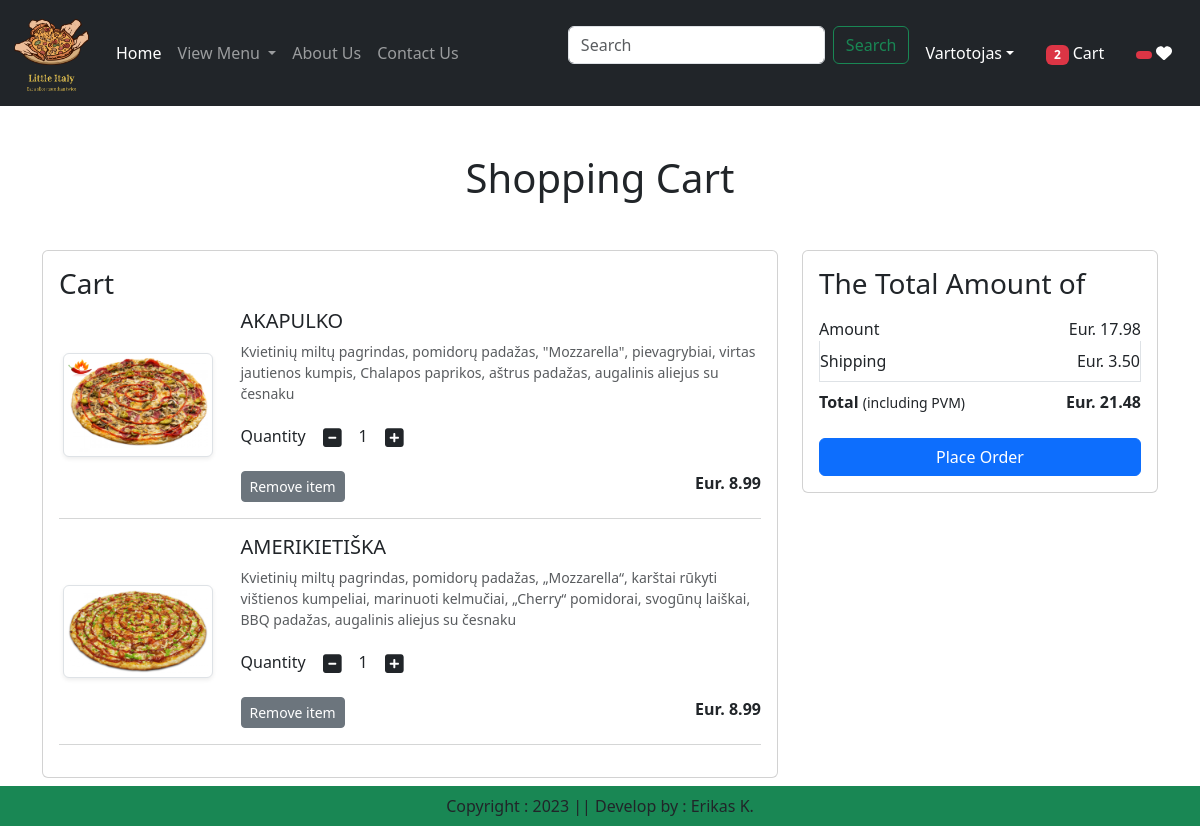
Page /cart/ (signed in) on the earlier database version.
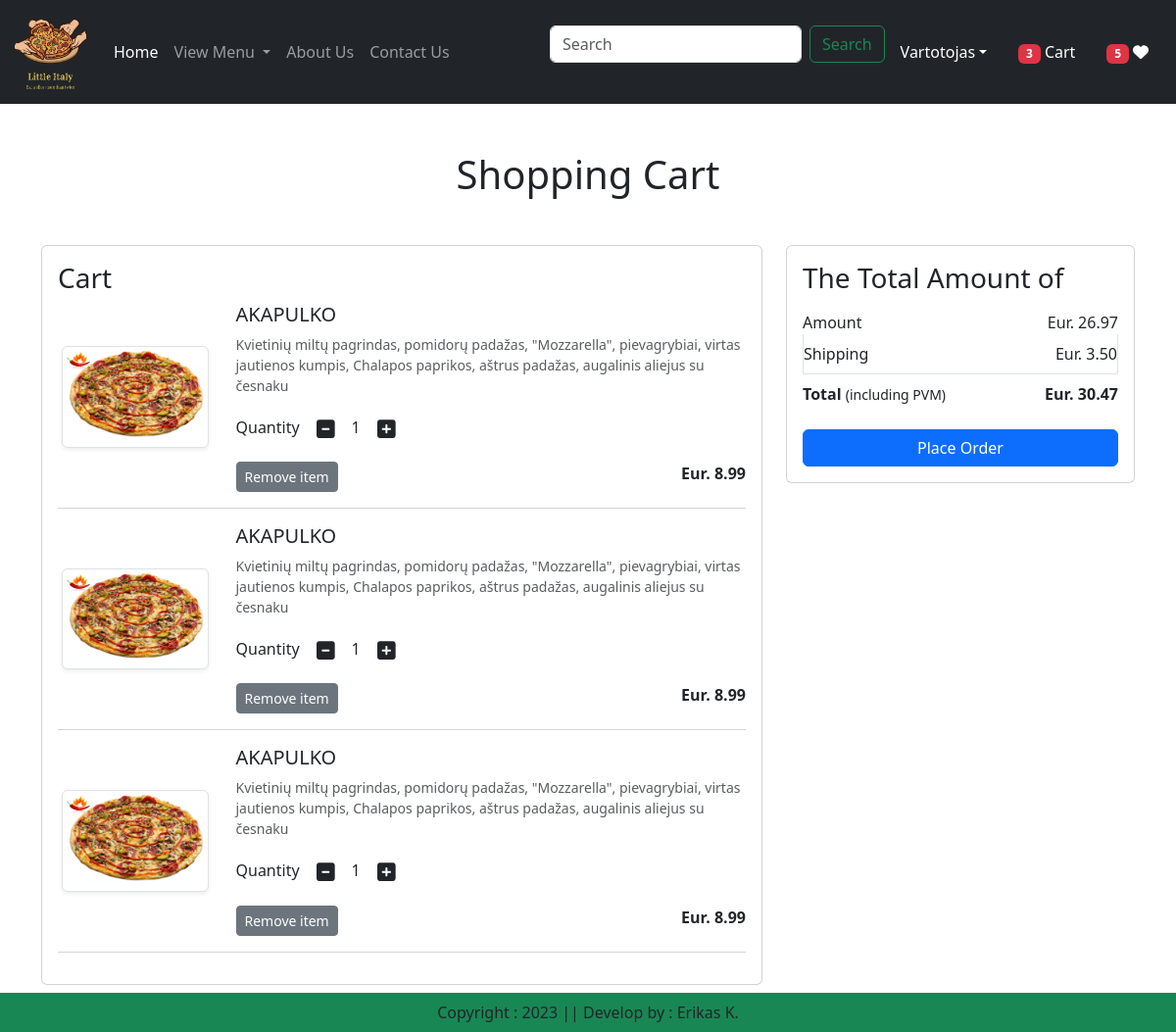
Same page on the later database version.
### app/models.py (models this page shows, shortened)
class Cart(models.Model):
    user = models.ForeignKey(User, on_delete=models.CASCADE)
    product = models.ForeignKey(Product, on_delete=models.CASCADE)
    quantity = models.PositiveIntegerField(default=1)

class Product(models.Model):
    title = models.CharField(max_length=100)
    selling_price = models.FloatField()
    discounted_price = models.FloatField(null=True)
    description = models.TextField()
    composition = models.TextField(default='')
    category = models.CharField(choices=CATEGORY_CHOICES, max_length=2)
    product_image = models.ImageField(upload_to='product')

### app/views.py (the view)
# urls.py: path('cart/', views.show_cart, name='showcart'),
def show_cart(request):
    user = request.user
    cart = Cart.objects.filter(user=user)
    amount = 0
    for p in cart:
        value = p.quantity * p.product.discounted_price
        amount = amount + value
    totalamount = amount + 3.50
    totalitem = 0
    wishitem = 0
    if request.user.is_authenticated:
        totalitem = len(Cart.objects.filter(user=request.user))
        wishitem = len(Wishlist.objects.filter(user=request.user))
    return render(request, 'app/addtocart.html', locals())

### app/templates/app/addtocart.html (shortened to what this page needs)
{% extends "app/base.html" %}
{% load static %}
{% block main-content %}
<div class="container my-5">
  <div class="row">
    {% if cart %}
    <h1 class="text-center mb-5">Shopping Cart</h1>
    <div class="col-sm-8">
      <div class="card">
        <div class="card-body">
          <h3>Cart</h3>
           {% for item in cart %}
          <div class="row">
            <div class="col-sm-3 text-center align-self-center"><img src="{{item.product.product_image.url}}"
                                                                     alt="{{item" srcset="" class="img-fluid img-thumbnail shadow-sm" height="150" width="150"> </div>
              <div class="col-sm-9">
                <div>
                  <h5>{{item.product.title}}</h5>
                  <p class="mb-2 text-muted small">{{item.product.description}}</p>
                  <div class="my-3">
                    <label for="quantity">Quantity</label>
                    <a class="minus-cart btn" pid={{item.product.id}}><i class="fas fa-minus-square fa-lg"></i></a>
                      <span id="quantity">{{item.quantity}}</span>
                    <a class="plus-cart btn" pid={{item.product.id}}><i class="fas fa-plus-square fa-lg"></i></a>
                  </div>
                  <div class="d-flex justify-content-between">
                    <a href="#" class="remove-cart btn btn-sm btn-secondary mr-3" pid={{item.product.id}}>Remove item</a>
                    <p class="mb-0"><span><strong>Eur. {{item.product.discounted_price}}</strong></span></p>
                  </div>
                </div>
              </div>
          </div>
          <hr class="text-muted">
            {% endfor %}
        </div>
      </div>
    </div>
    <div class="col-sm-4">
      <div class="card">
        <div class="card-body">
          <h3>The Total Amount of</h3>
          <ul class="list-group">
            <li class="list-group-item d-flex justify-content-between align-items-center border-0 px-0 pb-0">Amount<span id="amount">Eur. {{amount}}</span></li>
            <li class="list-group-item d-flex justify-content-between align-items-center px-0">Shipping <span>Eur. 3.50</span></li>
            <li class="list-group-item d-flex justify-content-between align-items-center border-0 px-0 mb-3">
              <div>
                <strong>Total</strong> <small>(including PVM)</small>
              </div>
              <span id="totalamount"><strong>Eur. {{totalamount}}</strong></span>
            </li>
          </ul>
          <div class="d-grid"><a href="{% url 'checkout' %}" class="btn btn-primary">Place Order</a></div>
        </div>
      </div>
    </div>
    {% else %}
      <h1 class="text-center mb-5">Cart is Empty</h1>{% endif %}
  </div>
</div>
{% endblock main-content %}

### app/templates/app/base.html (shortened to what this page needs)
{% load static %}
<html lang="en">
<head>
    <link href="https://cdn.jsdelivr.net/npm/bootstrap@5.3.0-alpha1/dist/css/bootstrap.min.css" rel="stylesheet"
>
    <link rel="stylesheet" href="{% static 'app/css/owl.carousel.min.css' %}">
    <link rel="stylesheet" href="{% static 'app/css/all.min.css' %}">
    <link rel="stylesheet" href="{% static 'app/css/style.css' %}">
</head>
<body>
    <nav class="navbar navbar-expand-lg navbar-dark ftco_navbar bg-dark ftco-navbar-light" id="ftco-navbar">
      <div class="container-fluid">
        <a class="navbar-brand" href="#">
            <img src="{% static 'app/images/pizza.png' %}" width="80" height="80">
        </a>
        <div class="collapse navbar-collapse" id="navbarSupportedContent">
          <ul class="navbar-nav me-auto mb-2 mb-lg-0">
            {% if request.user.is_authenticated %}
            <li class="nav-item">
              <a class="nav-link active" aria-current="page" href="/">Home</a>
            </li>
            <li class="nav-item dropdown">
              <a class="nav-link dropdown-toggle" href="#" role="button" data-bs-toggle="dropdown" aria-expanded="false">
                View Menu
              </a>
            </li>
            <li class="nav-item">
              <a class="nav-link" href="{% url 'about' %}">About Us</a>
            </li>
            <li class="nav-item">
              <a class="nav-link" href="{% url 'contact' %}">Contact Us</a>
            </li>
          </ul>
          <form class="d-flex" role="search" action="/search">
            <input class="form-control me-2" type="search" placeholder="Search" name="search" aria-label="Search">
            <button class="btn btn-outline-success" type="submit">Search</button>
          </form>
        </div>
        <ul class="navbar-nav me-auto mb-2 mb-lg-0">
            <li class="nav-item dropdown mx-2">
              <a class="nav-link dropdown-toggle text-white" href="#" id="profileDropdown"
                 role="button" data-bs-toggle="dropdown" aria-expanded="false">Vartotojas</a>
            </li>
            <li class="nav-item mx-2">
                <a href="{% url 'showcart' %}" class="nav-link text-white"><span class="badge bg-danger">
                    {% if totalitem > 0 %} {{totalitem}} {% endif %}</span> Cart</a>
            </li>
            <li class="nav-item mx-2">
                <a href="{% url 'showwishlist' %}" class="nav-link text-white"><span class="badge bg-danger">
                    {% if wishitem > 0 %} {{wishitem}} {% endif %}</span>  <i class="fa fa-heart"></i></a>
            </li>
            {% endif %}
        </ul>
      </div>
    </nav>
    {% block main-content %}{% endblock main-content %}
    <footer class="container-fluid fixed-bottom bg-success text-center p-2 mt-5">
        Copyright : 2023 || Develop by : Erikas K.
    </footer>
</body>
</html>

Differences in the rows shown:
removed Cart: product.product_image (picture), product "AMERIKIETIŠKA", product.description "Kvietinių miltų pagrindas, pomidorų padažas, „Mozzarella“, karštai rūkyti vištienos kumpeliai, marinuoti kelmučiai, „Cherry“ pomidorai, svogūnų laiškai, BBQ padažas, augalinis aliejus su česnaku", quantity "1", product.discounted_price "8.99"
added Cart: product.product_image (picture), product "AKAPULKO", product.description "Kvietinių miltų pagrindas, pomidorų padažas, \"Mozzarella\", pievagrybiai, virtas jautienos kumpis, Chalapos paprikos, aštrus padažas, augalinis aliejus su česnaku", quantity "1", product.discounted_price "8.99"
added Cart: product.product_image (picture), product "AKAPULKO", product.description "Kvietinių miltų pagrindas, pomidorų padažas, \"Mozzarella\", pievagrybiai, virtas jautienos kumpis, Chalapos paprikos, aštrus padažas, augalinis aliejus su česnaku", quantity "1", product.discounted_price "8.99"
Other differences:
{{ totalitem }}: "2" → "3"
{{ wishitem }}: (not shown) → "5"
{{ amount }}: "17.98" → "26.97"
{{ totalamount }}: "21.48" → "30.47"
